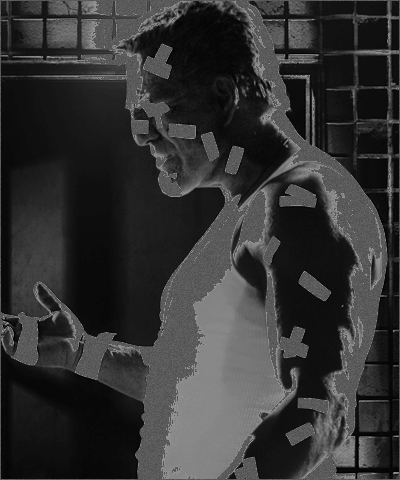
%> input picture Image Processing/Assignment_Input/SC.png, 400 x 480 px
$ octave Task2.m   (GNU Octave 9; MATLAB toolbox functions it lacks are replaced by stand-ins)
%> lines starting %> are read from the running program, lines starting %| are printed output that depends on the picture
% MATLAB script for Assessment Item-1
% Task-2
clear; close all; clc;
% Load input image
I = imread('SC.png');
%> I is the input picture: size 480x400 uint8; min 0, max 150, mean 51.8
figure;
imshow(I);
title('Step-1: Load input image');
% where the colour range is 80-100 in the input image,
% change the colour to the value of 220

for row = 1 : size(I,1)
    for col = 1: size(I,2)
        if I(row,col) >= 80 && I(row,col) <= 100
                I(row,col) = 220;
        end
    end
end
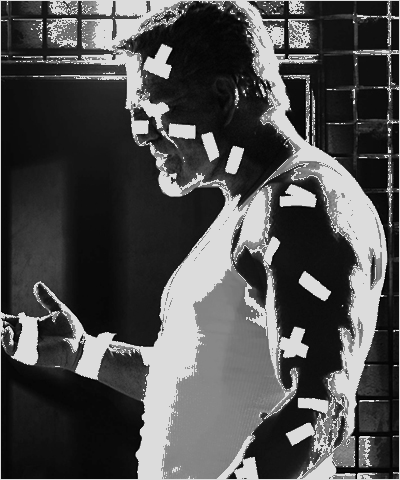
%> I: size 480x400 uint8; min 0, max 220, mean 78.3

figure(2);
imshow(I);
title('Step-2: Output');

%generate plot of transformation performed
x1 = 0:80;
y1 = 1*x1;

xa = 80:100;
ya = 220*ones(size(xa));

xb = 100:250;
yb = 1*xb;

x = [x1 xa xb];
y = [y1 ya yb];

figure(3);
plot(x,y, 'linewidth', 1);
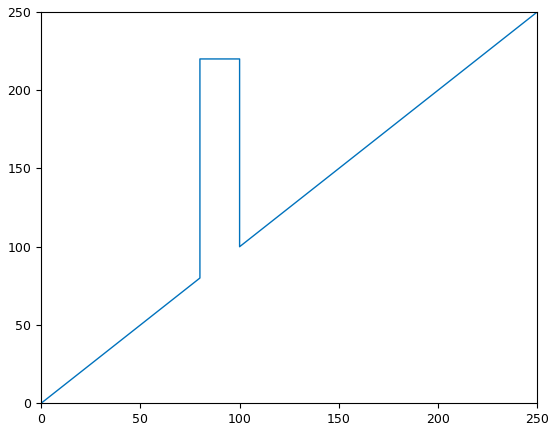
%> figure redrawn from the program's plot data

$ run again, with Image Processing/Assignment_Input/Noisy.png copied over Image Processing/Assignment_Input/SC.png
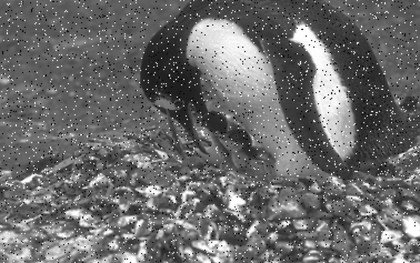
%> input picture Image Processing/Assignment_Input/Noisy.png, 420 x 263 px, shrunk from 756 x 474 before the run
%> I is the input picture: size 263x420x3 uint8; min 0, max 255, mean 107.4
%> after the loop `for row = 1 : size(I,1)`:
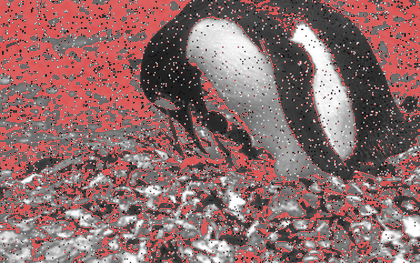
%> I: size 263x420x3 uint8; mean R, G, B 142.6, 107.4, 107.4
